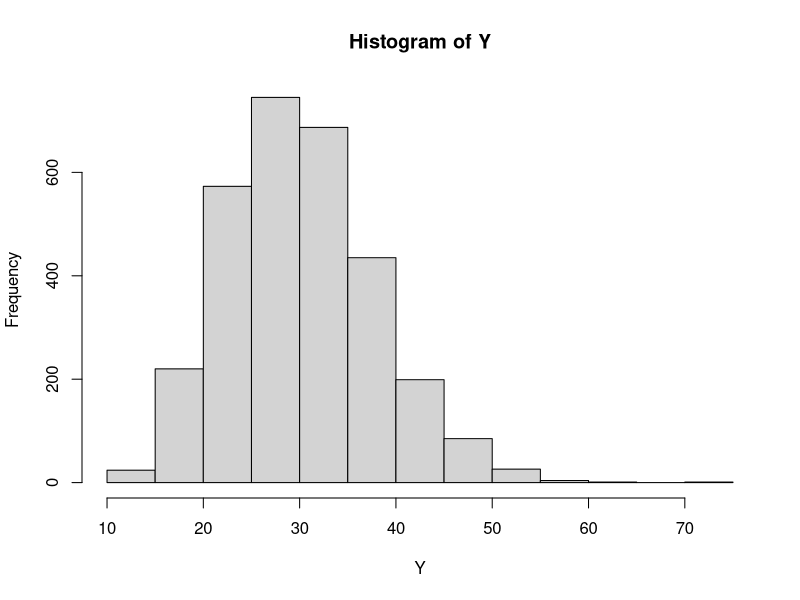
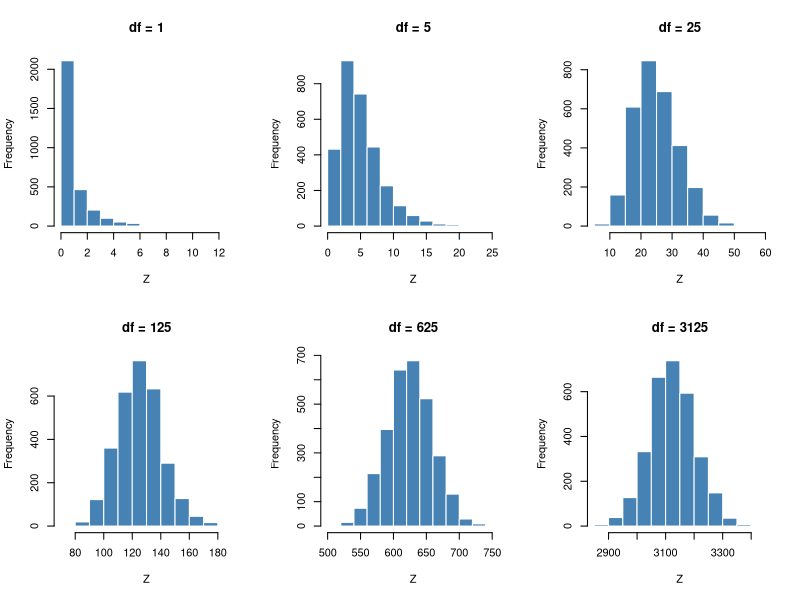

Reproduce these figures in R, in order.
#### Ejercicio Simulación 1: Demanda con preferencias Cobb-Douglas ####
#Para empezar, voy a poner todo el código en este archivo (con las funciones). 
#Una vez que esté más pulido, ahí pondré las funciones en su respectivo archivo

#### Setup ####
#Definimos todas las variables que vamos a usar
n_hogares = 3000
p_1 = 10
p_2 = 5
a_1 = 0.6
a_2 = 0.4
x_1 = 0
x_2 = 0
u_function = (x_1**a_1)*(x_2**a_2)
k = 1

#### Inciso 1: Generación de Ingresos ####

Y = rchisq(n_hogares, 30)
hist(Y)

#Veamos cómo varía la dispersión de ingresos a medida que cambia k: Vamos iterando los grados de 
#libertad y ploteamos los histogramas todos juntos

#Hacemos una grilla de 2 filas y 3 columnas
par(mfrow = c(2,3))

#Iteramos histogramas de la chi cuadrado con un k cada vez mayor
n_sim = 6
deg = 1
means = numeric(n_sim)
sds = numeric(n_sim)
for (i in 1:n_sim){
  Z = rchisq(n_hogares, deg)
  hist(Z, main = paste("df =", deg), xlab = "Z", col = "steelblue", border = "white")
  deg = deg*5
  means[i] = mean(Z)
  sds[i] = sd(Z)
}

#Volvemos al ploteo normal
par(mfrow = c(1, 1))
